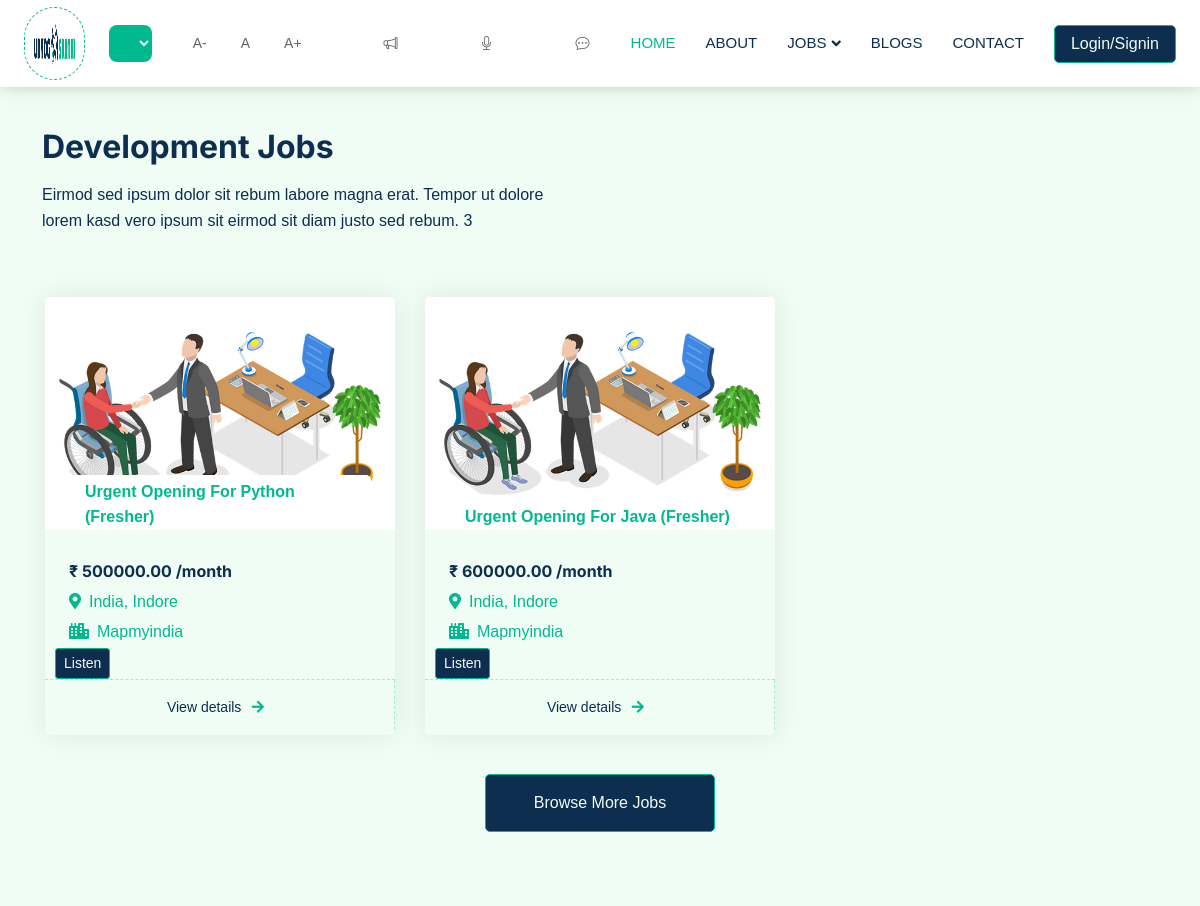
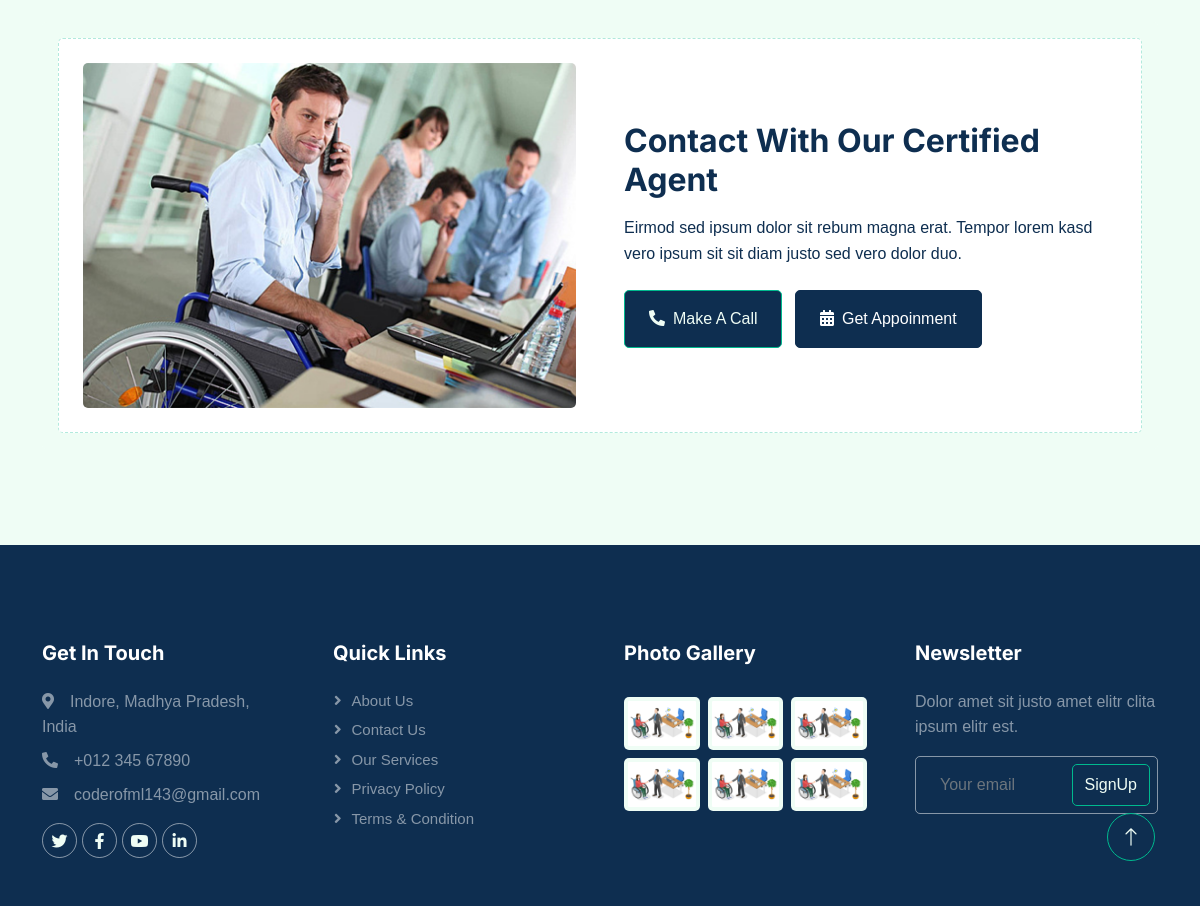
The app's page /usa/property-type/development with its own data (2 pictures, top to bottom).
### usa/models.py (models this page shows, shortened)
class Job(models.Model):
    job_id = models.AutoField(primary_key=True)
    job_title = models.CharField(max_length=255)
    location = models.CharField(max_length=255)
    job_type_choices = [
        ('marketing', 'Marketing'),
        ('design', 'Design'),
        ('development', 'Development'),
        ('customer', 'Customer'),
        ('health_caare', 'Health and Caare'),
        ('automotive', 'Automotive jobs'),
        ('data_entry', 'Data entry'),
        ('call_center', 'Call center'),
    ]
    job_type = models.CharField(max_length=20, choices=job_type_choices)
    mode_choices = [
        ('hibrid', 'Hibrid'),
        ('remote', 'Remote'),
        ('wfo', 'WFO')
    ]
    mode = models.CharField(max_length=10, choices=mode_choices)
    time_choices = [
        ('full_time', 'Full Time'),
        ('part_time', 'Part Time'),
        ('internship', 'Internship'),
    ]
    time = models.CharField(max_length=10, choices=time_choices)
    categories_choices = [
        ('government', 'Government'),
        ('private', 'Private'),
    ]
    categories = models.CharField(max_length=10, choices=categories_choices)
    disability_types = models.ManyToManyField('DisabilityType', related_name='jobs', blank=True)
    salary = models.DecimalField(max_digits=10, decimal_places=2)
    hours = models.PositiveIntegerField()
    about = RichTextField()
    updated_at = models.DateTimeField(auto_now=True)
    company = models.ForeignKey(Companies, on_delete=models.CASCADE, related_name='jobs', default=None)
    last_date = models.DateField(blank=True, null=True)
    is_published = models.BooleanField(default=False)
    is_closed = models.BooleanField(default=False)
    image = models.ImageField(upload_to='job_images/', default='default_job_banner.jpg')
    posted_by = models.ForeignKey('auth.User', on_delete=models.CASCADE)
    print(f"current directory {getcwd()}")
    objects = JobManager()

class Companies(models.Model):
    user = models.OneToOneField(User, on_delete=models.CASCADE, related_name='company_profile')
    name = models.CharField(max_length=300)
    description = RichTextField()
    industry_type = models.CharField(max_length=50, blank=True, null=True)
    logo = models.ImageField(upload_to='company_logos/', blank=True, null=True)
    url = models.URLField(max_length=200, blank=True, null=True)

### usa/views.py (the view)
# urls.py: path('property-type/<str:job_type>', views.job_list_by_type, name="job_list_by_type"),
def job_list_by_type(request, job_type):
    jobs = Job.objects.filter(job_type=job_type)
    if job_type == 'marketing':
        job_name = 'Marketing Jobs'
        about = "Eirmod sed ipsum dolor sit rebum labore magna erat. Tempor ut dolore lorem kasd vero ipsum sit eirmod sit diam justo sed rebum. 1"
    elif job_type == 'design':
        job_name = 'Design Jobs'
        about = "Eirmod sed ipsum dolor sit rebum labore magna erat. Tempor ut dolore lorem kasd vero ipsum sit eirmod sit diam justo sed rebum. 2"
    elif job_type == 'development':
        job_name = 'Development Jobs'
        about = "Eirmod sed ipsum dolor sit rebum labore magna erat. Tempor ut dolore lorem kasd vero ipsum sit eirmod sit diam justo sed rebum. 3"
    elif job_type == 'customer':
        job_name = 'Customer Jobs'
        about = "Eirmod sed ipsum dolor sit rebum labore magna erat. Tempor ut dolore lorem kasd vero ipsum sit eirmod sit diam justo sed rebum. 4"
    elif job_type == 'health_caare':
        job_name = 'Health and Caare Jobs'
        about = "Eirmod sed ipsum dolor sit rebum labore magna erat. Tempor ut dolore lorem kasd vero ipsum sit eirmod sit diam justo sed rebum. 5"
    elif job_type == 'automotive':
        job_name = 'Automotive Jobs'
        about = "Eirmod sed ipsum dolor sit rebum labore magna erat. Tempor ut dolore lorem kasd vero ipsum sit eirmod sit diam justo sed rebum. 6"
    elif job_type == 'data_entry':
        job_name = 'Data Entry Jobs'
        about = "Eirmod sed ipsum dolor sit rebum labore magna erat. Tempor ut dolore lorem kasd vero ipsum sit eirmod sit diam justo sed rebum. 7"
    elif job_type == 'call_center':
        job_name = 'Call Center Jobs'
        about = "Eirmod sed ipsum dolor sit rebum labore magna erat. Tempor ut dolore lorem kasd vero ipsum sit eirmod sit diam justo sed rebum. 8"
    template_name = "type_jobs.html"
    context = {
        'jobs':jobs,
        'job_name':job_name,
        'about':about,
    }
    return render(request, template_name, context)

### usa/models.py (called while the page is built)
    def get_queryset(self):
        return JobQuerySet(self.model, using=self._db)

### templates/type_jobs.html (shortened to what this page needs)
{% load static %}
{% include 'header.html' %}
        <div class="container-xxl py-5">
            <div class="container">
                <div class="row g-0 gx-5 align-items-end">
                    <div class="col-lg-6">
                        <div class="text-start mx-auto mb-5 wow slideInLeft" data-wow-delay="0.1s">
                            <h1 class="mb-3">{{job_name}}</h1>
                            <p>{{about}}</p>
                        </div>
                    </div>
                </div>
                <div class="tab-content">
                    <div id="tab-1" class="tab-pane fade show p-0 active">
                        <div class="row g-4">
                            {% for job in jobs|slice:":6" %}
                            <div class="col-lg-4 col-md-6 wow fadeInUp" data-wow-delay="0.1s" style="background-color: var(--light);">
                                <div class="property-item rounded overflow-hidden">
                                    <div class="position-relative overflow-hidden">
                                        <a href=""><img class="img-fluid" src="{{job.image.url}}" alt="card-Image"></a>
                                        <div class="bg-white rounded-top text-primary position-absolute start-0 bottom-0 mx-4 pt-1 px-3">{{ job.job_title }}</div>
                                    </div>
                                    <div class="p-4 pb-0">
                                        <h5 class="d-block h6 mb-2" style="color: var(--dark);">₹ {{ job.salary }} /month</h5>
                                        <p class="d-block mb-1"><i class="fa fa-map-marker-alt text-primary me-2"></i>{{ job.location }}</p>
                                        <p class="d-block mb-1"><i class="fa fa-sharp fa-light fa-city text-primary me-2"></i>{{ job.company.name }}</p>
                                    </div>
                                    <button onclick="speakJob('{{ job.job_title }}', '{{ job.salary }}', '{{ job.location }}', '{{ job.company.name }}')" class="btn btn-sm btn-primary" style="margin-left: 10px;">
                                        Listen
                                    </button>
                                    <a href="{% url 'usa:login' %}">
                                        <div class="d-flex border-top">
                                            <small class="flex-fill text-center border-end py-3" style="color: var(--dark);">View details<i class="fa fa-duotone fa-arrow-right text-primary me-2" style="margin-left: 3%;"></i></small>
                                        </div>
                                    </a>
                                </div>
                            </div>
                            {% endfor %}
                            <div class="col-12 text-center wow fadeInUp" data-wow-delay="0.1s">
                                <a class="btn btn-primary py-3 px-5" href="{% url 'usa:property_list' %}">Browse More Jobs</a>
                            </div>
                        </div>
                    </div>
                </div>
            </div>
        </div>
        <div class="container-xxl py-5">
            <div class="container">
                <div class="bg-light rounded p-3">
                    <div class="bg-white rounded p-4" style="border: 1px dashed rgba(0, 185, 142, .3)">
                        <div class="row g-5 align-items-center">
                            <div class="col-lg-6 wow fadeIn" data-wow-delay="0.1s">
                                <img class="img-fluid rounded w-100" src="{% static 'img/call-to-action.jpg' %}" alt="">
                            </div>
                            <div class="col-lg-6 wow fadeIn" data-wow-delay="0.5s">
                                <div class="mb-4">
                                    <h1 class="mb-3">Contact With Our Certified Agent</h1>
                                    <p>Eirmod sed ipsum dolor sit rebum magna erat. Tempor lorem kasd vero ipsum sit sit diam justo sed vero dolor duo.</p>
                                </div>
                                <a href="" class="btn btn-primary py-3 px-4 me-2"><i class="fa fa-phone-alt me-2"></i>Make A Call</a>
                                <a href="" class="btn btn-dark py-3 px-4"><i class="fa fa-calendar-alt me-2"></i>Get Appoinment</a>
                            </div>
                        </div>
                    </div>
                </div>
            </div>
        </div>
{% include 'footer.html' %}

### static/css/style.css (style rules this page uses)
:root { --primary: #00B98E; --secondary: #FF6922; --light: #EFFDF5; --dark: #0E2E50; }
body { background-color: var(--light); color: var(--dark); font-family: Arial, sans-serif; line-height: 1.6; }
h1 { color: var(--dark); font-size: 2em; }
a { color: var(--secondary); }
.container-xxl { background-color: var(--light); padding: 20px; }
.col-lg-4 { background-color: var(--primary); color: var(--primary); padding: 15px; }
.text-primary { color: var(--dark); font-weight: bold; }
.btn { transition: .5s; }
.btn.btn-primary, .btn.btn-secondary { color: var(--light); }
.btn.btn-primary, .btn.btn-secondary { background-color: var(--dark); }
body { padding-top: 80px; }
.property-item { box-shadow: 0 0 30px rgba(0, 0, 0, .08); }
.property-item img { transition: .5s; }
.property-item .border-top { border-top: 1px dashed rgba(0, 185, 142, .3) !important; }
.property-item .border-end { border-right: 1px dashed rgba(0, 185, 142, .3) !important; }

### records on screen
Job: image (placeholder picture), job_title "Urgent Opening For Python (Fresher)", salary "500000.00", location "India, Indore", company.name "Mapmyindia"
Job: image (placeholder picture), job_title "Urgent Opening For Java (Fresher)", salary "600000.00", location "India, Indore", company.name "Mapmyindia"

### other values on screen
{{ job_name }} "Development Jobs"
{{ about }} "Eirmod sed ipsum dolor sit rebum labore magna erat. Tempor ut dolore lorem kasd vero ipsum sit eirmod sit diam justo sed rebum. 3"
